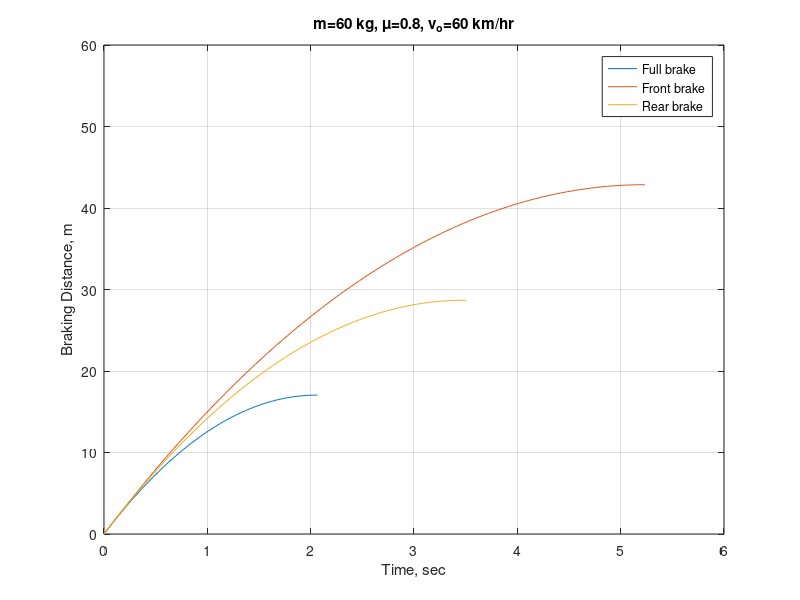

Source code (MATLAB):
%% closed_form_brake_bike_sample_brake_distance.m
% Prof. Junghsen Lieh, Wright State University, Ohio - USA
% junghsen.lieh@wright.edu, December 21, 2012

clf, clear all;
m = 60;
den = 1.218;
Cd = 0.30;
Af = 0.40;
g = 9.81;
fo = 0.0136;
f1 = 0.0000005184;
mu = 0.8;
h = 0.4;
ha = 0.45;
W = m*g;
La = 1.0;
Lb = 0.40;
L = La + Lb;
grade = 0;
theta = atan(grade/100);
fo = fo*cos(theta);
f1 = f1*cos(theta); % correction for grade

% Full Brakes
s2b1 = m; s1(1) = s2b1;
s2b2 = W*(mu*cos(theta) + fo + sin(theta)); s2(1) = s2b2;
s2b3 = (den/2)*Cd*Af + f1*W; s3(1) = s2b3;

% Front Brake Only
sfb1 = m*(1 - mu*h/L); s1(2) = sfb1;
sfb2 = W*(mu*(Lb/L*cos(theta)-h/L*sin(theta))+fo+sin(theta)); s2(2) = sfb2;
sfb3 = (den/2)*(1 - mu*ha/L)*Cd*Af + f1*W; s3(2) = sfb3;

% Rear Brake Only
srb1 = m*(1 + mu*h/L); s1(3) = srb1;
srb2 = W*(mu*(La/L*cos(theta)+h/L*sin(theta))+fo+sin(theta)); s2(3) = srb2;
srb3 = (den/2)*(1 + mu*ha/L)*Cd*Af + f1*W; s3(3) = srb3;

% Closed-form Solution
kmhr = 60; % Initial speed, km/hr
vo = kmhr*1000/3600; % Initial speed, m/s
dv = -0.02; npt = floor(abs((vo-0)/dv));
to = 0; tf = 20; dt = tf/npt;
for jj = 1:3
c1 = atan(sqrt(s3(jj)/s2(jj))*vo);
c2 = sqrt(s2(jj)*s3(jj))/s1(jj);
ts2bT = s1(jj)/sqrt(s2(jj)*s3(jj))*atan(sqrt(s3(jj)/s2(jj))*vo);
ts(jj) = ts2bT; % Stop time, sec

% Velocity v(t), m/s
v = vo;
ii = 0; t = 0;
while t < ts(jj)
ii = ii + 1;
t = to + (ii-1)*dt;
v = sqrt(s2(jj)/s3(jj))*tan(c1-c2*t); % Velocity at time t, sec
dis = s1(jj)/s3(jj)*(log(cos(c1-c2*t)/cos(c1))); % Braking distance, m
a = -(s2(jj) + s3(jj)*v^2)/s1(jj); % Deceleration, m/s^2
if jj==1, t2b(ii)=t; dis2b(ii)=dis; a2b(ii)=a; v2b(ii)=v; end
if jj==2, tfb(ii)=t; disfb(ii)=dis; afb(ii)=a; vfb(ii)=v; end
if jj==3, trb(ii)=t; disrb(ii)=dis; arb(ii)=a; vrb(ii)=v; end
end
end
rt = 3600/1000; % Convert v from m/s to km/hr

% Plotting braking distance vs. time
plot(t2b,dis2b, tfb,disfb, trb,disrb), grid
xlabel('Time, sec'), ylabel('Braking Distance, m')
ylim([0 60]), legend('Full brake', 'Front brake', 'Rear brake')
title(['m=',num2str(m), ' kg, \mu=', num2str(mu),...
', v_o=',num2str(kmhr),' km/hr'])
